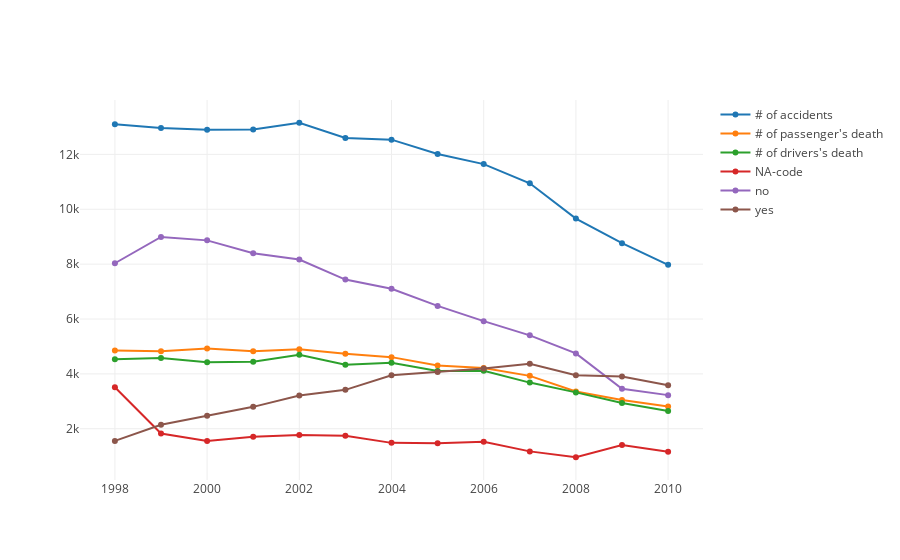

The notebook cell this image was saved under:
### Code cell
iplot_data = []
plot = Scatter(x=data_grp_year_count.year, y=data_grp_year_count.caseid, \
               mode='lines+markers', name=str('# of accidents'))
iplot_data.append(plot)
plot = Scatter(x=data_grp_year_p_death_dcount.year, y=data_grp_year_p_death_dcount.caseid,\
               mode='lines+markers', name=str('# of passenger\'s death'))
iplot_data.append(plot)
plot = Scatter(x=data_grp_year_d_death_dcount.year, y=data_grp_year_d_death_dcount.caseid,\
               mode='lines+markers', name=str('# of drivers\'s death'))
iplot_data.append(plot)

for airbagDeploy in (data_grp_airbagDeploy.airbagDeploy.unique()):
    
    new_data = data_grp_airbagDeploy[data_grp_airbagDeploy.airbagDeploy == airbagDeploy].reset_index()
    plot = Scatter(x=new_data.year, y=new_data.caseid, mode='lines+markers', name=str(airbagDeploy))
    iplot_data.append(plot)

    
# for D_airbagDeploy in (data_grp_D_airbagDeploy.D_airbagDeploy.unique()):
    
#     new_data = data_grp_D_airbagDeploy[data_grp_D_airbagDeploy.D_airbagDeploy == D_airbagDeploy].reset_index()
#     plot = Scatter(x=new_data.year, y=new_data.caseid, mode='lines+markers', name=str('D_' + D_airbagDeploy))
#     iplot_data.append(plot)
    
iplot(iplot_data)

### Figure 1 — Plotly figure (JSON) as saved in the notebook; plotly's stock layout.template omitted (floating-point values rounded to 4 significant figures)
{"data": [{"mode": "lines+markers", "name": "# of accidents", "type": "scatter", "x": [1998, 1999, 2000, 2001, 2002, 2003, 2004, 2005, 2006, 2007, 2008, 2009, 2010], "y": [13100, 12962, 12895, 12907, 13153, 12599, 12537, 12017, 11646, 10945, 9659, 8762, 7976]}, {"mode": "lines+markers", "name": "# of passenger's death", "type": "scatter", "x": [1998, 1999, 2000, 2001, 2002, 2003, 2004, 2005, 2006, 2007, 2008, 2009, 2010], "y": [4851, 4822, 4927, 4822, 4897, 4737, 4610, 4307, 4217, 3928, 3360, 3048, 2812]}, {"mode": "lines+markers", "name": "# of drivers's death", "type": "scatter", "x": [1998, 1999, 2000, 2001, 2002, 2003, 2004, 2005, 2006, 2007, 2008, 2009, 2010], "y": [4532, 4583, 4424, 4443, 4694, 4337, 4401, 4101, 4117, 3682, 3325, 2938, 2649]}, {"mode": "lines+markers", "name": "NA-code", "type": "scatter", "x": [1998, 1999, 2000, 2001, 2002, 2003, 2004, 2005, 2006, 2007, 2008, 2009, 2010], "y": [3512, 1824, 1557, 1712, 1769, 1745, 1485, 1468, 1528, 1175, 961, 1405, 1164]}, {"mode": "lines+markers", "name": "no", "type": "scatter", "x": [1998, 1999, 2000, 2001, 2002, 2003, 2004, 2005, 2006, 2007, 2008, 2009, 2010], "y": [8032, 8991, 8866, 8397, 8170, 7436, 7104, 6478, 5922, 5405, 4747, 3455, 3225]}, {"mode": "lines+markers", "name": "yes", "type": "scatter", "x": [1998, 1999, 2000, 2001, 2002, 2003, 2004, 2005, 2006, 2007, 2008, 2009, 2010], "y": [1556, 2147, 2472, 2798, 3214, 3418, 3948, 4071, 4196, 4365, 3951, 3902, 3587]}], "layout": {}}
